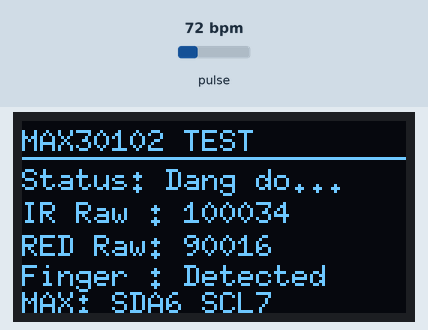
A sketch run on a simulated ESP32. Shown: 128×64 one-colour display. The inputs (shaded band) are chosen by the test bench; at power-on: pulse 72 bpm. What the sketch prints to the serial monitor is not drawn.

Above: at 3.2 s.
3.3 s: pulse set to 42 bpm
At 4.0 s:
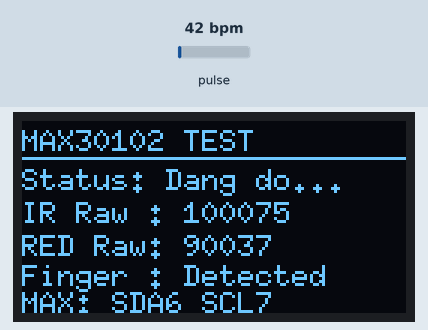
5.6 s: pulse set to 70 bpm
At 6.5 s:
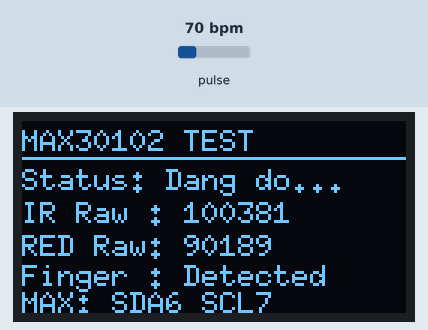
8.1 s: pulse set to 100 bpm
At 9.0 s:
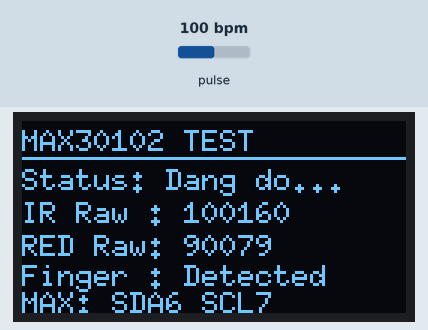
Timing chart, 0 to 11.1 s (numbered marks = the images above; inputs shaded):
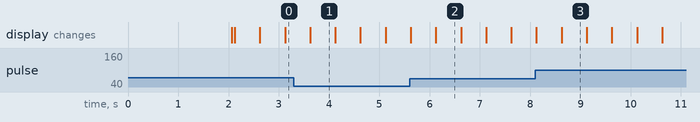

Measured:
- what the display in image 1 shows lasts 0.5 s, from 3.6 s to 4.1 s

The sketch:

sketch_may20d.ino
```cpp
#include <Wire.h>
#include <U8g2lib.h>
#include "MAX30105.h"


// =======================
// OLED I2C BUS 0 --> Dùng chung cho Oled & MAX30102
// =======================
#define BUS0_SDA_PIN 6
#define BUS0_SCL_PIN 7

// =======================
// OLED SH1106 1.3 inch
// =======================
U8G2_SH1106_128X64_NONAME_F_HW_I2C u8g2( U8G2_R0,U8X8_PIN_NONE);


// =======================
// MAX30102
// =======================
MAX30105 particleSensor;

bool maxOK = false;

long irValue = 0;        // Giá trị hồng ngoại thô từ MAX30102
long redValue = 0;       // Giá trị ánh sáng đỏ thô từ MAX30102

unsigned long lastReadMs = 0;
unsigned long lastOledMs = 0;

// =======================
// OLED DISPLAY
// =======================
void drawOLED(const char *statusText) {
  u8g2.clearBuffer();
  u8g2.setFont(u8g2_font_6x10_tr);

  u8g2.drawStr(0, 10, "MAX30102 TEST");      // Tiêu đề3
  u8g2.drawLine(0, 12, 127, 12);             // Vẽ đường thẳng ngang phân cách

  char line[32];

  // In trạng thái hệ thống
  snprintf(line, sizeof(line), "Status: %s", statusText);
  u8g2.drawStr(0, 23, line);


  snprintf(line, sizeof(line), "IR Raw : %ld", irValue);
  u8g2.drawStr(0, 34, line);

  snprintf(line, sizeof(line), "RED Raw: %ld", redValue);
  u8g2.drawStr(0, 45, line);

 // Check xem có đặt tay vào không
 if(irValue < 50000){
  u8g2.drawStr(0,55,"Finger : No Finger");
 }else {
  u8g2.drawStr(0,55, "Finger : Detected");
 }

  u8g2.drawStr(0, 64, "MAX: SDA6 SCL7");

// Đẩy dữ liệu từ RAM lên màn hình
  u8g2.sendBuffer();
}


// =======================
// SETUP
// =======================
void setup() {
  Serial.begin(115200);
  delay(2000);

  Serial.println();
  Serial.println("====================================");
  Serial.println("      MAX30102 + OLED TEST");
  Serial.println("====================================");

  // OLED dung Wire mac dinh
  Wire.begin(BUS0_SDA_PIN, BUS0_SCL_PIN);    // Gán chân 6,7 cho Wire
  Wire.setClock(400000);                     // Chạy tốc độ cao 400kHz cho Oled mượt

  u8g2.begin();
  u8g2.setContrast(220);                    // Tăng độ sáng cho màn hình Oled
  drawOLED("BOOTING");                      // Hiển thị chữ này trong khih đợi nạp phần cảm biến


  Serial.println("Đang khởi tạo MAX30102...");

  // Gọi hàm begin của thư viện, ép nó sử dụng địa chỉ 0*5A trên kênh Wire1
  if (!particleSensor.begin(Wire, 400000)) {
    maxOK = false;

    Serial.println("LOI: Khong tim thay MAX30102");
    Serial.println("Kiem tra day noi:");
    Serial.println("MAX30102 VCC -> 3.3V");
    Serial.println("MAX30102 GND -> GND");
    Serial.println("MAX30102 SDA -> GPIO6");
    Serial.println("MAX30102 SCL -> GPIO7");
    Serial.println("Dia chi MAX30102 thuong la 0x57");

    drawOLED("MAX FAIL");

    while (1) {
      delay(1000);
    }
  }
  // Cấu hình bật chế độ đo cả 2 đèn đỏ và hồng ngoại
  particleSensor.setup(60, 4, 2, 100, 411, 4096);
  maxOK = true;


  Serial.println("MAX30102 INIT OK");
  Serial.println("Bat dau doc du lieu...");
  Serial.println();

  drawOLED("MAX OK");
}


// =======================
// LOOP
// =======================
void loop() {
  if (!maxOK) return;                 // Nếu cảm biến lỗi từ lúc setup, bỏ qua không làm gì cả

  // Đọc dữ liệu cảm biến  (500ms)
  if (millis() - lastReadMs >= 500) {
    lastReadMs = millis();

    irValue = particleSensor.getIR();
    redValue = particleSensor.getRed();

    Serial.print("IR Raw =");
    Serial.print(irValue);
    Serial.print(",");
    Serial.print("Red Raw = ");
    Serial.println(redValue);
  }

  // Cập màn hình Oled (500ms)
  if (millis() - lastOledMs >= 500) {
    lastOledMs = millis();

    // Check xem dữ liệu đọc về bị lỗi không toán học không
    if (irValue == 0 || redValue == 0) {
      drawOLED("READ ERROR");       // Báo lỗi nếu dây lỏng/nhiễu
    } else {
      drawOLED("Dang do...");        // Hiển thị trạng thái chạy bình thường
    }
  }
}
```
